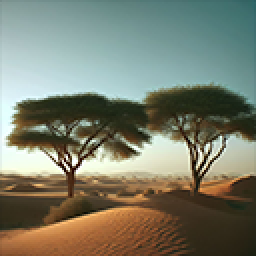
#> input picture training_data/class/td (13).png, 128 x 128 px (shown 2 times larger)
$ python -i image_processor.py   (imports and definitions only)
#> lines starting #> are read from the running program, lines starting #| are printed output that depends on the picture
#> further down, picture is the input picture: PIL image 128x128 RGB; mean R, G, B 122.4, 125.5, 108.7
"""Turn raw images into augmented 128x128 RGB training images."""
import argparse
import random
import sys
from pathlib import Path

from PIL import Image

from common import IMAGE_SIZE, ROOT, list_images


def process_image(image, size=IMAGE_SIZE, min_zoom=0.8, flip_vertical=False, rng=random):
    """Random square crop (keeping `min_zoom`..1 of the short side), random flips, resize."""
#> called with size = 128, min_zoom = 0.8, flip_vertical = False
    image = image.convert("RGB")
    width, height = image.size
#> width = 128; height = 128
    side = int(min(width, height) * rng.uniform(min_zoom, 1.0))
#> side = 124
    side = max(side, 1)
    left = rng.randint(0, width - side)
#> left = 3
    top = rng.randint(0, height - side)
#> top = 0
    image = image.crop((left, top, left + side, top + side)).resize((size, size), Image.LANCZOS)
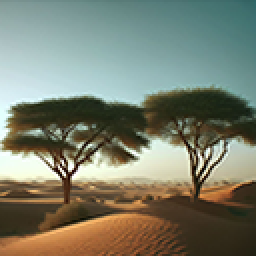
#> image: PIL image 128x128 RGB (shown 2 times larger); mean R, G, B 122.3, 126.5, 109.9
    if rng.random() < 0.5:
        image = image.transpose(Image.FLIP_LEFT_RIGHT)
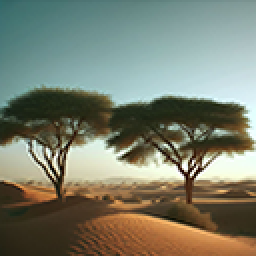
#> image: PIL image 128x128 RGB (shown 2 times larger); mean R, G, B 122.3, 126.5, 109.9
    if flip_vertical and rng.random() < 0.5:
        image = image.transpose(Image.FLIP_TOP_BOTTOM)
    return image


def main(argv=None):
    parser = argparse.ArgumentParser(description=__doc__)
    parser.add_argument("--input-dir", default=str(ROOT / "unprocessed_images"))
    parser.add_argument("--output-dir", default=str(ROOT / "training_data" / "processed_images"))
    parser.add_argument("--variations", type=int, default=3, help="augmented copies per image")
    parser.add_argument("--size", type=int, default=IMAGE_SIZE)
    parser.add_argument("--min-zoom", type=float, default=0.8)
    parser.add_argument("--vflip", action="store_true", help="also flip vertically at random")
    parser.add_argument("--seed", type=int, default=None)
    args = parser.parse_args(argv)

    files = list_images(args.input_dir)
    if not files:
        print(f"No images found in {args.input_dir}.")
        return 1

    rng = random.Random(args.seed)
    out_dir = Path(args.output_dir)
    out_dir.mkdir(parents=True, exist_ok=True)

    written = 0
    for path in files:
        try:
            with Image.open(path) as image:
                image.load()
                for variation in range(args.variations):
                    result = process_image(image, args.size, args.min_zoom, args.vflip, rng)
                    result.save(out_dir / f"processed_{path.stem}_{variation}.png")
                    written += 1
        except OSError as e:
            print(f"Skipping {path.name}: {e}")
    print(f"Wrote {written} images to {out_dir}")
    return 0


# [2 lines not run here, left out]

>>> from PIL import Image
>>> picture = Image.open('../training_data/class/td (13).png')
>>> result = process_image(picture)

$ run again, on training_data/desert_trees/td (13).png
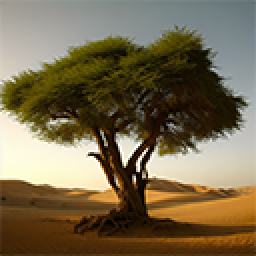
#> input picture training_data/desert_trees/td (13).png, 128 x 128 px (shown 2 times larger)
#> picture is the input picture: PIL image 128x128 RGB; mean R, G, B 119.9, 106.3, 78.6
#> in process_image, `image = image.crop((left, top, left + side, top + side)).resize((size,..`:
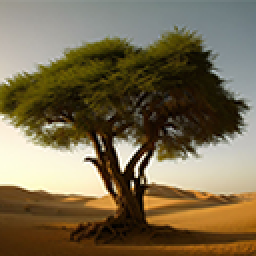
#> image: PIL image 128x128 RGB (shown 2 times larger); mean R, G, B 119.8, 106.7, 79.2
#> in process_image, `image = image.transpose(Image.FLIP_LEFT_RIGHT)`:
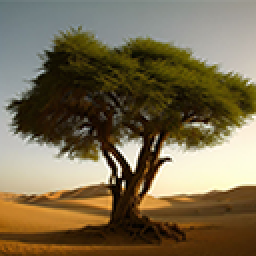
#> image: PIL image 128x128 RGB (shown 2 times larger); mean R, G, B 119.8, 106.7, 79.2

$ run again, on training_data/desert_trees/td (14).png
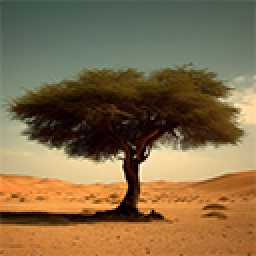
#> input picture training_data/desert_trees/td (14).png, 128 x 128 px (shown 2 times larger)
#> picture is the input picture: PIL image 128x128 RGB; mean R, G, B 130.3, 107.4, 72
#> in process_image, `image = image.crop((left, top, left + side, top + side)).resize((size,..`:
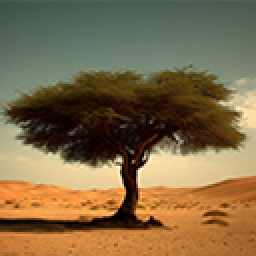
#> image: PIL image 128x128 RGB (shown 2 times larger); mean R, G, B 127.8, 106.3, 71.8
#> in process_image, `image = image.transpose(Image.FLIP_LEFT_RIGHT)`:
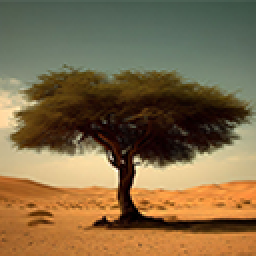
#> image: PIL image 128x128 RGB (shown 2 times larger); mean R, G, B 127.8, 106.3, 71.8
